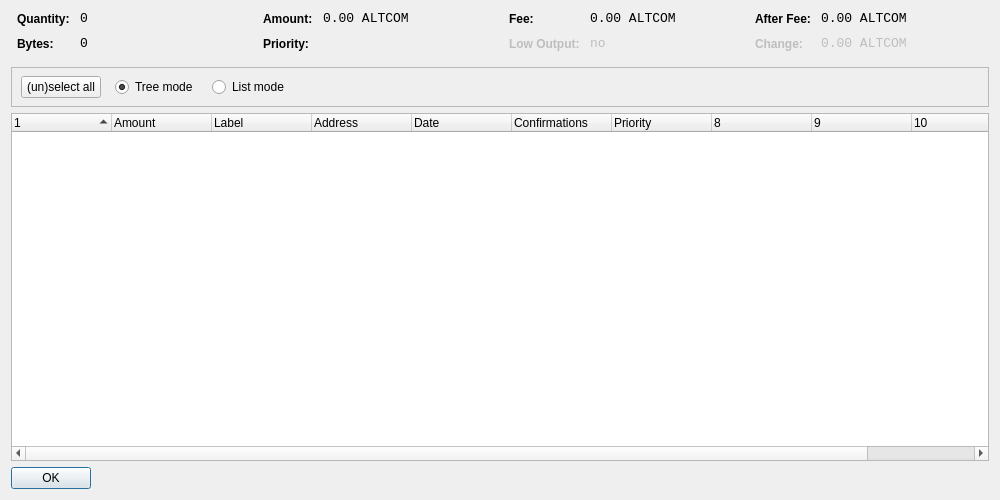
<?xml version="1.0" encoding="UTF-8"?>
<ui version="4.0">
 <class>CoinControlDialog</class>
 <widget class="QDialog" name="CoinControlDialog">
  <property name="geometry">
   <rect>
    <x>0</x>
    <y>0</y>
    <width>1000</width>
    <height>500</height>
   </rect>
  </property>
  <property name="windowTitle">
   <string>Coin Control</string>
  </property>
  <layout class="QVBoxLayout" name="verticalLayout">
   <item>
    <layout class="QHBoxLayout" name="horizontalLayoutTop" stretch="0,0,0,0">
     <property name="topMargin">
      <number>0</number>
     </property>
     <property name="bottomMargin">
      <number>10</number>
     </property>
     <item>
      <layout class="QFormLayout" name="formLayoutCoinControl1">
       <property name="horizontalSpacing">
        <number>10</number>
       </property>
       <property name="verticalSpacing">
        <number>10</number>
       </property>
       <property name="leftMargin">
        <number>6</number>
       </property>
       <property name="rightMargin">
        <number>6</number>
       </property>
       <item row="0" column="0">
        <widget class="QLabel" name="labelCoinControlQuantityText">
         <property name="styleSheet">
          <string notr="true">font-weight:bold;</string>
         </property>
         <property name="text">
          <string>Quantity:</string>
         </property>
        </widget>
       </item>
       <item row="0" column="1">
        <widget class="QLabel" name="labelCoinControlQuantity">
         <property name="font">
          <font>
           <family>Monospace</family>
           <pointsize>10</pointsize>
          </font>
         </property>
         <property name="cursor">
          <cursorShape>IBeamCursor</cursorShape>
         </property>
         <property name="contextMenuPolicy">
          <enum>Qt::ActionsContextMenu</enum>
         </property>
         <property name="text">
          <string notr="true">0</string>
         </property>
         <property name="textInteractionFlags">
          <set>Qt::LinksAccessibleByMouse|Qt::TextSelectableByKeyboard|Qt::TextSelectableByMouse</set>
         </property>
        </widget>
       </item>
       <item row="1" column="0">
        <widget class="QLabel" name="labelCoinControlBytesText">
         <property name="styleSheet">
          <string notr="true">font-weight:bold;</string>
         </property>
         <property name="text">
          <string>Bytes:</string>
         </property>
        </widget>
       </item>
       <item row="1" column="1">
        <widget class="QLabel" name="labelCoinControlBytes">
         <property name="font">
          <font>
           <family>Monospace</family>
           <pointsize>10</pointsize>
          </font>
         </property>
         <property name="cursor">
          <cursorShape>IBeamCursor</cursorShape>
         </property>
         <property name="contextMenuPolicy">
          <enum>Qt::ActionsContextMenu</enum>
         </property>
         <property name="text">
          <string notr="true">0</string>
         </property>
         <property name="textInteractionFlags">
          <set>Qt::LinksAccessibleByMouse|Qt::TextSelectableByKeyboard|Qt::TextSelectableByMouse</set>
         </property>
        </widget>
       </item>
      </layout>
     </item>
     <item>
      <layout class="QFormLayout" name="formLayoutCoinControl2">
       <property name="horizontalSpacing">
        <number>10</number>
       </property>
       <property name="verticalSpacing">
        <number>10</number>
       </property>
       <property name="leftMargin">
        <number>6</number>
       </property>
       <property name="rightMargin">
        <number>6</number>
       </property>
       <item row="0" column="0">
        <widget class="QLabel" name="labelCoinControlAmountText">
         <property name="styleSheet">
          <string notr="true">font-weight:bold;</string>
         </property>
         <property name="text">
          <string>Amount:</string>
         </property>
        </widget>
       </item>
       <item row="0" column="1">
        <widget class="QLabel" name="labelCoinControlAmount">
         <property name="font">
          <font>
           <family>Monospace</family>
           <pointsize>10</pointsize>
          </font>
         </property>
         <property name="cursor">
          <cursorShape>IBeamCursor</cursorShape>
         </property>
         <property name="contextMenuPolicy">
          <enum>Qt::ActionsContextMenu</enum>
         </property>
         <property name="text">
          <string notr="true">0.00 ALTCOM</string>
         </property>
         <property name="textInteractionFlags">
          <set>Qt::LinksAccessibleByMouse|Qt::TextSelectableByKeyboard|Qt::TextSelectableByMouse</set>
         </property>
        </widget>
       </item>
       <item row="1" column="0">
        <widget class="QLabel" name="labelCoinControlPriorityText">
         <property name="styleSheet">
          <string notr="true">font-weight:bold;</string>
         </property>
         <property name="text">
          <string>Priority:</string>
         </property>
        </widget>
       </item>
       <item row="1" column="1">
        <widget class="QLabel" name="labelCoinControlPriority">
         <property name="font">
          <font>
           <family>Monospace</family>
           <pointsize>10</pointsize>
          </font>
         </property>
         <property name="cursor">
          <cursorShape>IBeamCursor</cursorShape>
         </property>
         <property name="contextMenuPolicy">
          <enum>Qt::ActionsContextMenu</enum>
         </property>
         <property name="text">
          <string/>
         </property>
         <property name="textInteractionFlags">
          <set>Qt::LinksAccessibleByMouse|Qt::TextSelectableByKeyboard|Qt::TextSelectableByMouse</set>
         </property>
        </widget>
       </item>
      </layout>
     </item>
     <item>
      <layout class="QFormLayout" name="formLayoutCoinControl3">
       <property name="horizontalSpacing">
        <number>10</number>
       </property>
       <property name="verticalSpacing">
        <number>10</number>
       </property>
       <property name="leftMargin">
        <number>6</number>
       </property>
       <property name="rightMargin">
        <number>6</number>
       </property>
       <item row="0" column="0">
        <widget class="QLabel" name="labelCoinControlFeeText">
         <property name="styleSheet">
          <string notr="true">font-weight:bold;</string>
         </property>
         <property name="text">
          <string>Fee:</string>
         </property>
        </widget>
       </item>
       <item row="0" column="1">
        <widget class="QLabel" name="labelCoinControlFee">
         <property name="font">
          <font>
           <family>Monospace</family>
           <pointsize>10</pointsize>
          </font>
         </property>
         <property name="cursor">
          <cursorShape>IBeamCursor</cursorShape>
         </property>
         <property name="contextMenuPolicy">
          <enum>Qt::ActionsContextMenu</enum>
         </property>
         <property name="text">
          <string notr="true">0.00 ALTCOM</string>
         </property>
         <property name="textInteractionFlags">
          <set>Qt::LinksAccessibleByMouse|Qt::TextSelectableByKeyboard|Qt::TextSelectableByMouse</set>
         </property>
        </widget>
       </item>
       <item row="1" column="0">
        <widget class="QLabel" name="labelCoinControlLowOutputText">
         <property name="enabled">
          <bool>false</bool>
         </property>
         <property name="styleSheet">
          <string notr="true">font-weight:bold;</string>
         </property>
         <property name="text">
          <string>Low Output:</string>
         </property>
        </widget>
       </item>
       <item row="1" column="1">
        <widget class="QLabel" name="labelCoinControlLowOutput">
         <property name="enabled">
          <bool>false</bool>
         </property>
         <property name="font">
          <font>
           <family>Monospace</family>
           <pointsize>10</pointsize>
          </font>
         </property>
         <property name="cursor">
          <cursorShape>IBeamCursor</cursorShape>
         </property>
         <property name="contextMenuPolicy">
          <enum>Qt::ActionsContextMenu</enum>
         </property>
         <property name="text">
          <string notr="true">no</string>
         </property>
         <property name="textInteractionFlags">
          <set>Qt::LinksAccessibleByMouse|Qt::TextSelectableByKeyboard|Qt::TextSelectableByMouse</set>
         </property>
        </widget>
       </item>
      </layout>
     </item>
     <item>
      <layout class="QFormLayout" name="formLayoutCoinControl4">
       <property name="horizontalSpacing">
        <number>10</number>
       </property>
       <property name="verticalSpacing">
        <number>10</number>
       </property>
       <property name="leftMargin">
        <number>6</number>
       </property>
       <property name="rightMargin">
        <number>6</number>
       </property>
       <item row="0" column="0">
        <widget class="QLabel" name="labelCoinControlAfterFeeText">
         <property name="styleSheet">
          <string notr="true">font-weight:bold;</string>
         </property>
         <property name="text">
          <string>After Fee:</string>
         </property>
        </widget>
       </item>
       <item row="0" column="1">
        <widget class="QLabel" name="labelCoinControlAfterFee">
         <property name="font">
          <font>
           <family>Monospace</family>
           <pointsize>10</pointsize>
          </font>
         </property>
         <property name="cursor">
          <cursorShape>IBeamCursor</cursorShape>
         </property>
         <property name="contextMenuPolicy">
          <enum>Qt::ActionsContextMenu</enum>
         </property>
         <property name="text">
          <string notr="true">0.00 ALTCOM</string>
         </property>
         <property name="textInteractionFlags">
          <set>Qt::LinksAccessibleByMouse|Qt::TextSelectableByKeyboard|Qt::TextSelectableByMouse</set>
         </property>
        </widget>
       </item>
       <item row="1" column="0">
        <widget class="QLabel" name="labelCoinControlChangeText">
         <property name="enabled">
          <bool>false</bool>
         </property>
         <property name="styleSheet">
          <string notr="true">font-weight:bold;</string>
         </property>
         <property name="text">
          <string>Change:</string>
         </property>
        </widget>
       </item>
       <item row="1" column="1">
        <widget class="QLabel" name="labelCoinControlChange">
         <property name="enabled">
          <bool>false</bool>
         </property>
         <property name="font">
          <font>
           <family>Monospace</family>
           <pointsize>10</pointsize>
          </font>
         </property>
         <property name="cursor">
          <cursorShape>IBeamCursor</cursorShape>
         </property>
         <property name="contextMenuPolicy">
          <enum>Qt::ActionsContextMenu</enum>
         </property>
         <property name="text">
          <string notr="true">0.00 ALTCOM</string>
         </property>
         <property name="textInteractionFlags">
          <set>Qt::LinksAccessibleByMouse|Qt::TextSelectableByKeyboard|Qt::TextSelectableByMouse</set>
         </property>
        </widget>
       </item>
      </layout>
     </item>
    </layout>
   </item>
   <item>
    <widget class="QFrame" name="frame">
     <property name="minimumSize">
      <size>
       <width>0</width>
       <height>40</height>
      </size>
     </property>
     <property name="frameShape">
      <enum>QFrame::StyledPanel</enum>
     </property>
     <property name="frameShadow">
      <enum>QFrame::Sunken</enum>
     </property>
     <widget class="QWidget" name="horizontalLayoutWidget">
      <property name="geometry">
       <rect>
        <x>10</x>
        <y>0</y>
        <width>781</width>
        <height>41</height>
       </rect>
      </property>
      <layout class="QHBoxLayout" name="horizontalLayoutPanel" stretch="0,0,0,0,0">
       <property name="spacing">
        <number>14</number>
       </property>
       <item>
        <widget class="QPushButton" name="pushButtonSelectAll">
         <property name="sizePolicy">
          <sizepolicy hsizetype="Maximum" vsizetype="Fixed">
           <horstretch>0</horstretch>
           <verstretch>0</verstretch>
          </sizepolicy>
         </property>
         <property name="text">
          <string>(un)select all</string>
         </property>
        </widget>
       </item>
       <item>
        <widget class="QRadioButton" name="radioTreeMode">
         <property name="sizePolicy">
          <sizepolicy hsizetype="Maximum" vsizetype="Fixed">
           <horstretch>0</horstretch>
           <verstretch>0</verstretch>
          </sizepolicy>
         </property>
         <property name="text">
          <string>Tree mode</string>
         </property>
         <property name="checked">
          <bool>true</bool>
         </property>
        </widget>
       </item>
       <item>
        <widget class="QRadioButton" name="radioListMode">
         <property name="sizePolicy">
          <sizepolicy hsizetype="Maximum" vsizetype="Fixed">
           <horstretch>0</horstretch>
           <verstretch>0</verstretch>
          </sizepolicy>
         </property>
         <property name="text">
          <string>List mode</string>
         </property>
        </widget>
       </item>
       <item>
        <spacer name="horizontalSpacer">
         <property name="orientation">
          <enum>Qt::Horizontal</enum>
         </property>
         <property name="sizeHint" stdset="0">
          <size>
           <width>40</width>
           <height>20</height>
          </size>
         </property>
        </spacer>
       </item>
      </layout>
     </widget>
    </widget>
   </item>
   <item>
    <widget class="CoinControlTreeWidget" name="treeWidget">
     <property name="contextMenuPolicy">
      <enum>Qt::CustomContextMenu</enum>
     </property>
     <property name="sortingEnabled">
      <bool>false</bool>
     </property>
     <property name="columnCount">
      <number>11</number>
     </property>
     <attribute name="headerShowSortIndicator" stdset="0">
      <bool>true</bool>
     </attribute>
     <attribute name="headerStretchLastSection">
      <bool>false</bool>
     </attribute>
     <column>
      <property name="text">
       <string/>
      </property>
     </column>
     <column>
      <property name="text">
       <string>Amount</string>
      </property>
     </column>
     <column>
      <property name="text">
       <string>Label</string>
      </property>
     </column>
     <column>
      <property name="text">
       <string>Address</string>
      </property>
     </column>
     <column>
      <property name="text">
       <string>Date</string>
      </property>
     </column>
     <column>
      <property name="text">
       <string>Confirmations</string>
      </property>
      <property name="toolTip">
       <string>Confirmed</string>
      </property>
     </column>
     <column>
      <property name="text">
       <string>Priority</string>
      </property>
     </column>
     <column>
      <property name="text">
       <string/>
      </property>
     </column>
     <column>
      <property name="text">
       <string/>
      </property>
     </column>
     <column>
      <property name="text">
       <string/>
      </property>
     </column>
     <column>
      <property name="text">
       <string/>
      </property>
     </column>
    </widget>
   </item>
   <item>
    <widget class="QDialogButtonBox" name="buttonBox">
     <property name="sizePolicy">
      <sizepolicy hsizetype="Maximum" vsizetype="Fixed">
       <horstretch>0</horstretch>
       <verstretch>0</verstretch>
      </sizepolicy>
     </property>
     <property name="orientation">
      <enum>Qt::Horizontal</enum>
     </property>
     <property name="standardButtons">
      <set>QDialogButtonBox::Ok</set>
     </property>
    </widget>
   </item>
  </layout>
 </widget>
 <customwidgets>
  <customwidget>
   <class>CoinControlTreeWidget</class>
   <extends>QTreeWidget</extends>
   <header>coincontroltreewidget.h</header>
  </customwidget>
 </customwidgets>
 <resources/>
 <connections/>
</ui>
